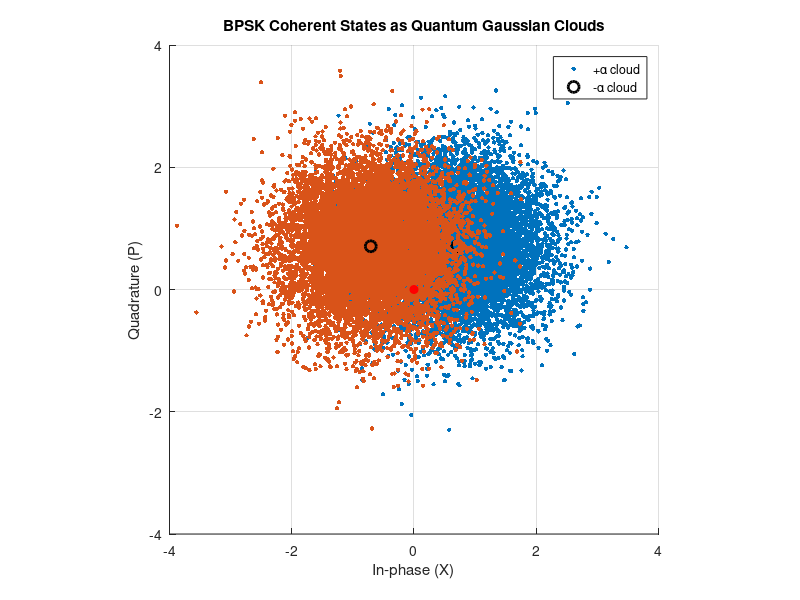

Reproduce this figure in MATLAB.
clc; clear; close all;

%% 🔷 PARAMETERS
alpha = 1;          % amplitude
Nsamples = 10000;      % number of samples per state
sigma = 1;     % shot noise variance (SNU)
M = 4;
k = 0:M-1
theta = pi*(2*k+1)/M;
%% 🔷 QPSK STATES

alpha_k = alpha * exp(1i * theta);

figure; hold on; grid on;

%% 🔷 GENERATE CLOUDS
for j = 1:2
    
    center = alpha_k(j);
    
    % Gaussian noise (heterodyne measurement)
    noise = (randn(Nsamples,1) + 1i*randn(Nsamples,1)) * sqrt(sigma/2);
    
    % Samples (cloud)
    samples = center + noise;
    
    % Plot cloud
    scatter(real(samples), imag(samples), 10, 'filled');
    
    % Plot center
    plot(real(center), imag(center), 'ko', 'MarkerSize', 8, 'LineWidth', 2);
end

%% 🔷 DRAW AXES AND LABELS
plot(0,0,'ro','MarkerFaceColor','r');  % origin

xlabel('In-phase (X)');
ylabel('Quadrature (P)');
title('BPSK Coherent States as Quantum Gaussian Clouds');

axis equal;
xlim([-4 4]);
ylim([-4 4]);
legend('+\alpha cloud', '-\alpha cloud');
